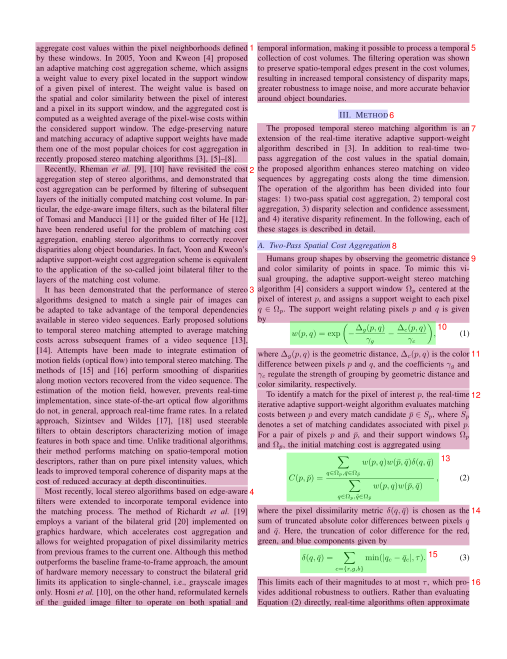
#> input picture images/layout_example.png, 1014 x 1317 px (shown at 1/2 size)
$ python -i util_layout_dect.py   (imports and definitions only)
#> lines starting #> are read from the running program, lines starting #| are printed output that depends on the picture
from PIL import Image
from dataclasses import dataclass
from multiprocessing import Pool, cpu_count
from typing import Optional

layout_image_size = (1036, 1036)

def get_rgb_image(image: Image.Image) -> Image.Image:
    if image.mode == "P":
        image = image.convert("RGBA")
    if image.mode != "RGB":
        image = image.convert("RGB")
    return image

def prepare_for_layout(image: Image.Image) -> Image.Image:
    image = get_rgb_image(image)
    image = image.resize(layout_image_size, Image.Resampling.BICUBIC)
    return image

# [24 lines left out: function batch_prepare_for_layout, not called in this run]

@dataclass
class SamplingParams:
    temperature: float | None = None
    top_p: float | None = None
    top_k: int | None = None
    presence_penalty: float | None = None  # not supported by hf
    frequency_penalty: float | None = None  # not supported by hf
    repetition_penalty: float | None = None
    no_repeat_ngram_size: int | None = None
    max_new_tokens: int | None = None

class MinerUSamplingParams(SamplingParams):
    # [21 lines left out: function __init__, not called in this run]

>>> from PIL import Image
>>> picture = Image.open('../images/layout_example.png')
#> picture is the input picture: PIL image 1014x1317 RGBA; mean R, G, B, A 218.2, 193.3, 204, 255
>>> result = prepare_for_layout(picture)
#> in prepare_for_layout, `image = image.resize(layout_image_size, Image.Resampling.BICUBIC)`:
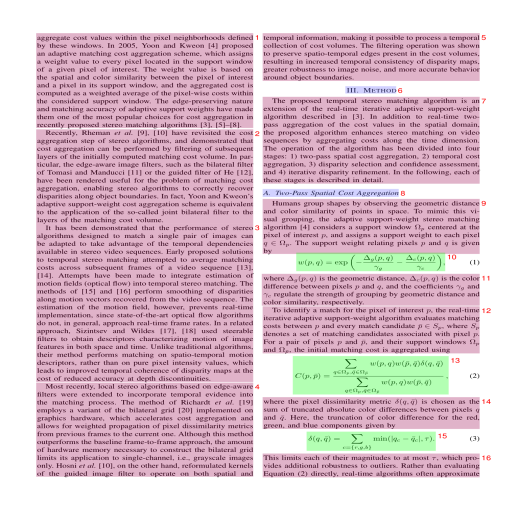
#> image: PIL image 1036x1036 RGB (shown at 1/2 size); mean R, G, B 218.1, 193.2, 204

$ run again, on images/project_panorama_en.png
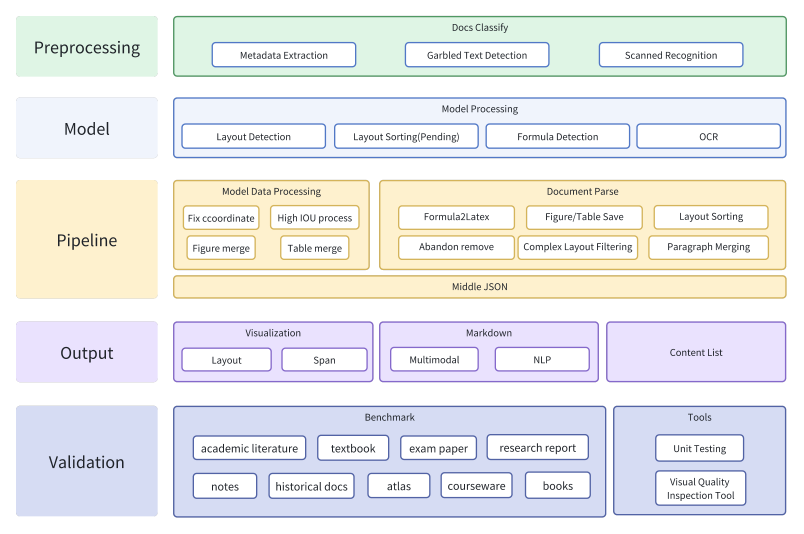
#> input picture images/project_panorama_en.png, 2410 x 1602 px (shown at 1/3 size)
#> picture is the input picture: PIL image 2410x1602 RGBA; mean R, G, B, A 161.2, 161.9, 162.7, 181.6
#> in get_rgb_image, `image = image.convert("RGB")`:
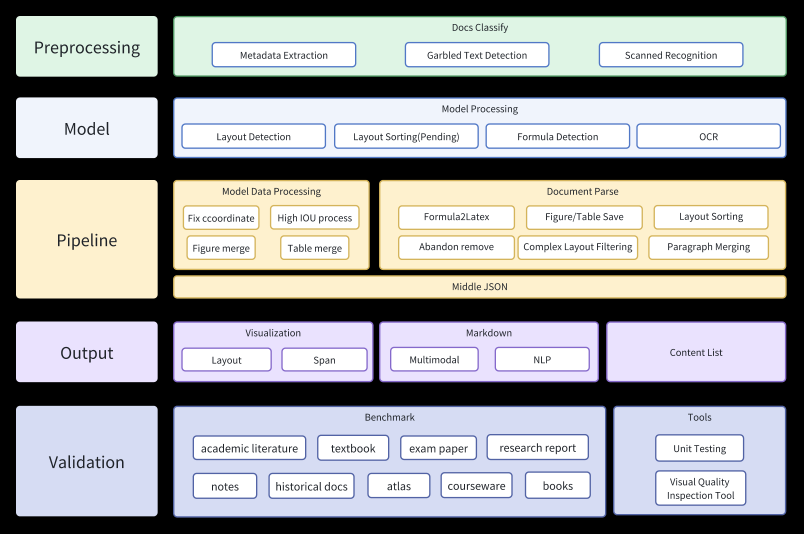
#> image: PIL image 2410x1602 RGB (shown at 1/3 size); mean R, G, B 161.2, 161.9, 162.7
#> in prepare_for_layout, `image = image.resize(layout_image_size, Image.Resampling.BICUBIC)`:
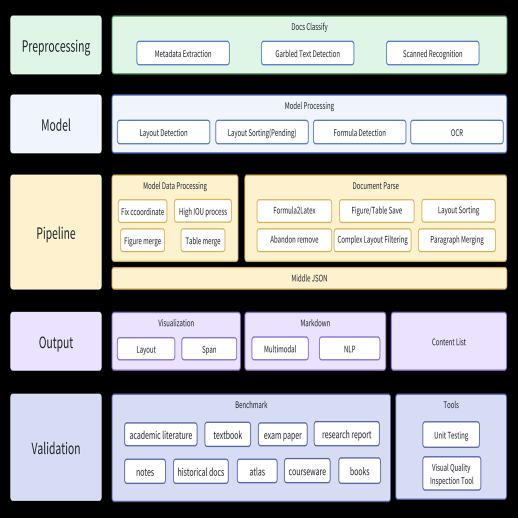
#> image: PIL image 1036x1036 RGB (shown at 1/2 size); mean R, G, B 161.1, 161.8, 162.6

$ run again, on images/project_panorama_zh_cn.png
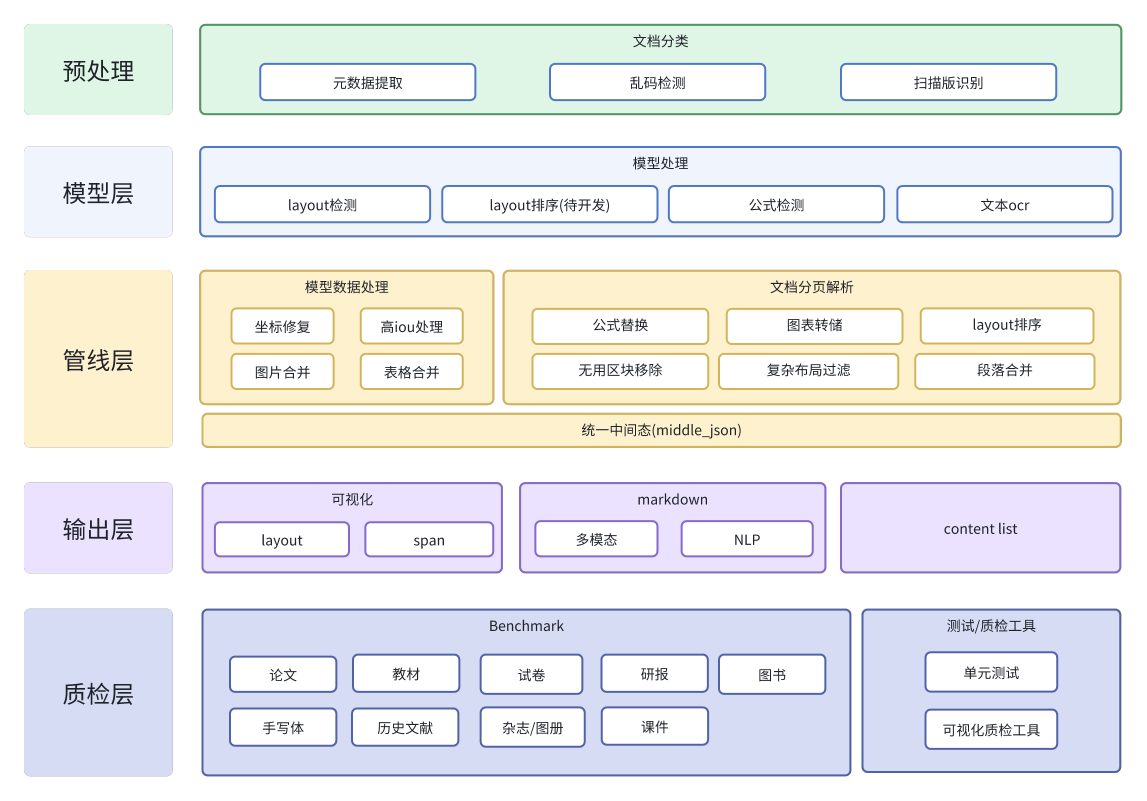
#> input picture images/project_panorama_zh_cn.png, 2294 x 1602 px (shown at 1/2 size)
#> picture is the input picture: PIL image 2294x1602 RGBA; mean R, G, B, A 160.1, 160.8, 161.6, 180.1
#> in get_rgb_image, `image = image.convert("RGB")`:
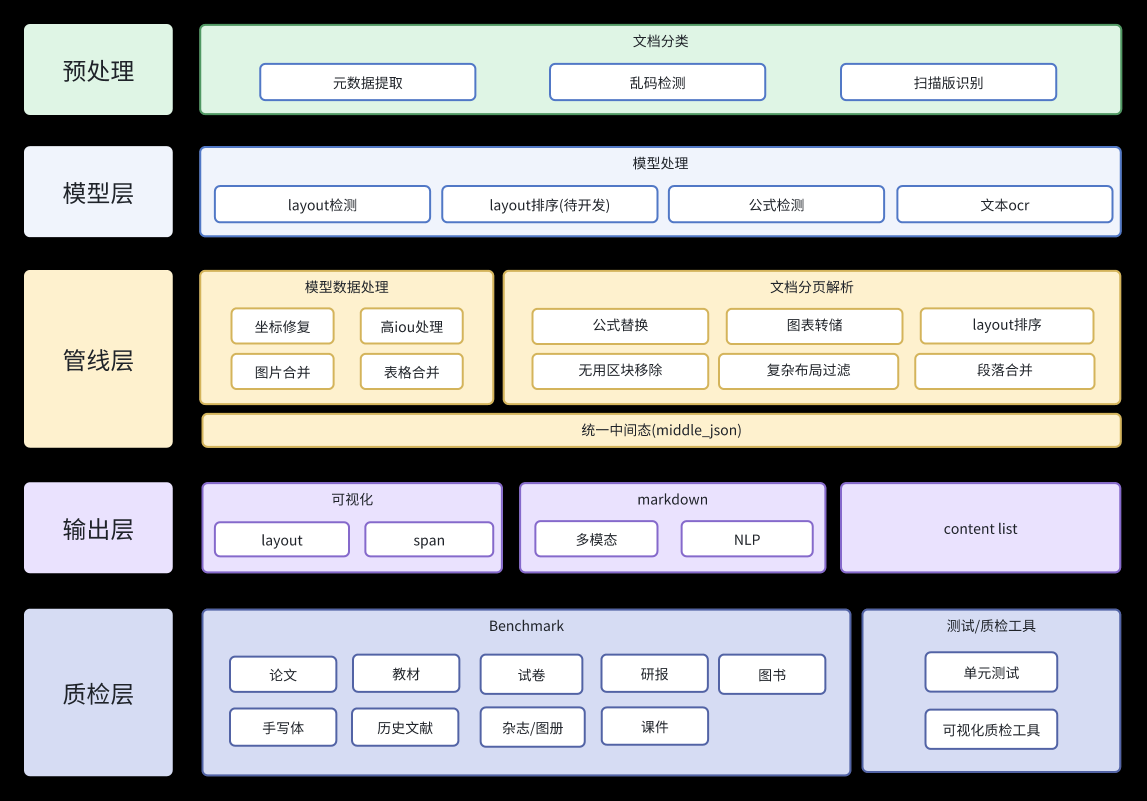
#> image: PIL image 2294x1602 RGB (shown at 1/2 size); mean R, G, B 160.1, 160.8, 161.6
#> in prepare_for_layout, `image = image.resize(layout_image_size, Image.Resampling.BICUBIC)`:
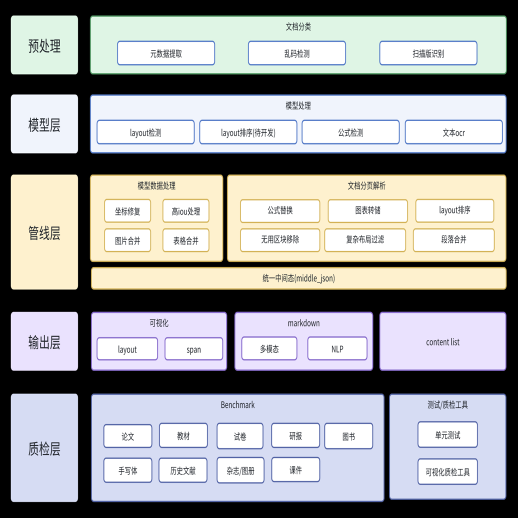
#> image: PIL image 1036x1036 RGB (shown at 1/2 size); mean R, G, B 160, 160.7, 161.6
